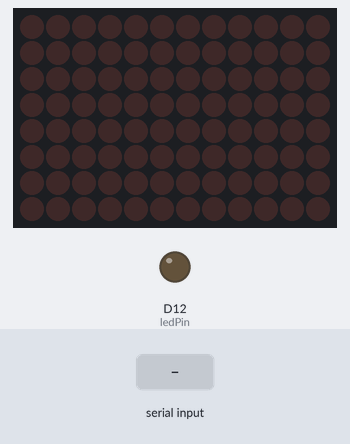
Bench run of a sketch on a simulated Arduino Uno R4 WiFi. On the bench: 12×8 LED matrix, output pins drawn as LEDs (lit = HIGH). The test bench sets the inputs (shaded band).

Above: at 1.2 s.
1.3 s: "1" received over Serial
At 2.1 s:
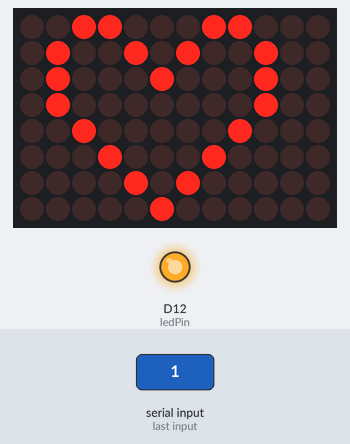
2.8 s: "0" received over Serial
At 3.2 s:
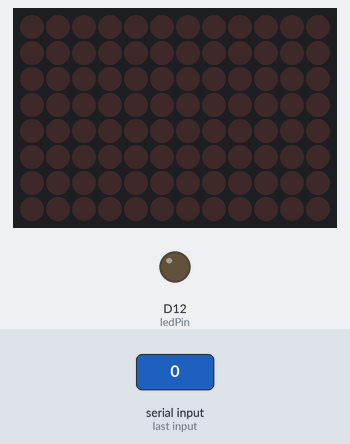
Timing chart, 0 to 5.8 s (numbered marks = the images above; inputs shaded):
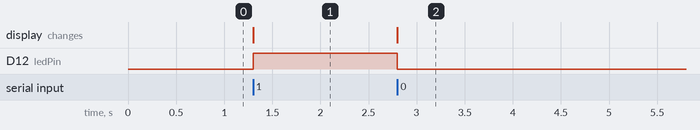

Measured:
- after the input at 1.3 s, D12 (ledPin): LOW → HIGH at once; the display: changes at once (image 1)
- after the input at 2.8 s, D12 (ledPin): HIGH → LOW at once; the display: changes at once (image 2)

The sketch:

finger-led-arduino.ino
```cpp
// Five Finger LED til Arduino output


#include "Arduino_LED_Matrix.h"
ArduinoLEDMatrix matrix;

// Husk: Led sat i pin 12 ,  det er den pin der har koblet ledningen til.
int ledPin = 12;
bool ledState = false;

void setup() {
  Serial.begin(9600);

  // Pin 12 skal være output, fordi Arduinoen skal sende størmenm ud til LED.
  pinMode(ledPin, OUTPUT);
  digitalWrite(ledPin, LOW);
  matrix.begin();
  matrix.clear();
}

void loop() {
  if (Serial.available() > 0) {
    char cmd = Serial.read();
    if (cmd == '1') {
      if (!ledState) {
        turnLedOn();
      }
    }

    if (cmd == '0') {
      if (ledState) {
        turnLedOff();
      }
    }
  }
}

void turnLedOn() {
  ledState = true;
  digitalWrite(ledPin, HIGH);
  matrix.loadFrame(LEDMATRIX_HEART_BIG);
}

void turnLedOff() {
  ledState = false;
  digitalWrite(ledPin, LOW);
  matrix.clear();
}
```
